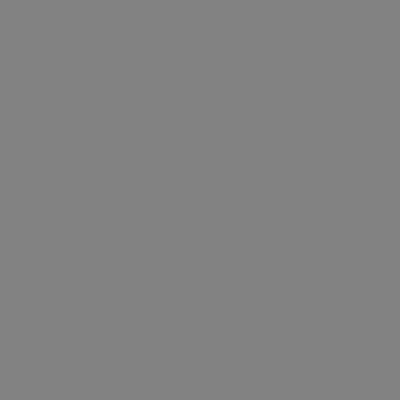
Frame 1 (no input)
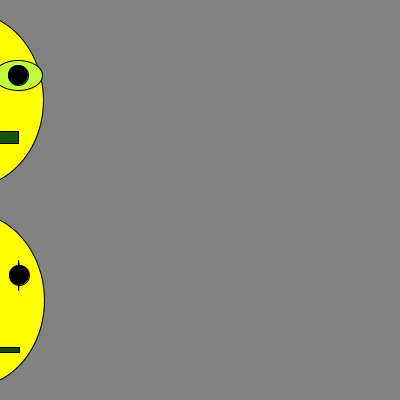
Frame 60 (the mouse pressed at the canvas centre just before this capture)
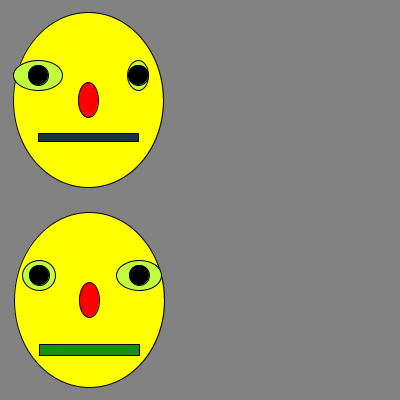
Frame 120 (the mouse held since frame 60 and released just before this capture)

The Processing sketch that drew these frames (run headless with seeded random() and noise(); from frame 60 on, the mouse is pressed at the canvas centre):

// Processing sketch: processing_184930
// ── processing_184930.pde


PImage bg;

float eyel = -200;
float pupl =-200;
float eyer = -100;
float pupr =-100;
float face= -150;
float nose = -150;
float mouth = - 150;


void setup() {
  size(400, 400);
 
}

void draw() {
  background(130);
  float slow_circle_size = 25;

  if (random(10) > 5) {
    slow_circle_size = 30;
  }
  //face
  fill(255,255,0);
  ellipse(face,100,150,175);
  
  //nose
  fill(255,0,0);
 ellipse(nose,100,20,35);
 
   //mouth
  fill(random(30),random(200),random(75));
  rectMode(CENTER);
 rect(mouth,137.5,100,random(25));
 

  //left eye
  fill(#C1FF3E);
  ellipse(eyel, 75, random(75), slow_circle_size);
  
  fill(0);
  ellipse(pupl, 75, 20, 20);
  
  //right eye
 fill(#C1FF3E);
  ellipse(eyer,75, random(75), slow_circle_size);
  fill(0);
  ellipse(pupr, 75, 20, 20);


  eyel = eyel + 1;
  if (eyel >500) {
    eyel = -200;
  }

pupl = pupl + 1;
  if (pupl > 500) {
    pupl = -200;
  }
  
  eyer = eyer + 1;
  if (eyer > 600) {
    eyer =-100;
  }

 pupr = pupr + 1;
  if (pupr > 600) {
    pupr = -100;
  }
   face = face + 1;
  if (face >550) {
   face = -150;
  }
     nose = nose + 1;
  if (nose >550) {
   nose = -150;
  }
       mouth = mouth + 1;
  if (mouth >550) {
  mouth = -150;
  }
  
  
  
  
  

  if (random(10) > 5) {
    slow_circle_size = 30;
  }
  //face
  fill(255,255,0);
  ellipse(face,300,150,175);
  
  //nose
  fill(255,0,0);
 ellipse(nose,300,20,35);
 
   //mouth
  fill(random(30),random(200),random(75));
  rectMode(CENTER);
 rect(mouth,350,100,random(25));
 

  //left eye
  fill(#C1FF3E);
  ellipse(eyel, 275, random(75), slow_circle_size);
  
  fill(0);
  ellipse(pupl, 275, 20, 20);
  
  //right eye
 fill(#C1FF3E);
  ellipse(eyer,275, random(75), slow_circle_size);
  fill(0);
  ellipse(pupr, 275, 20, 20);


  eyel = eyel + 1;
  if (eyel >500) {
    eyel = -200;
  }

pupl = pupl + 1;
  if (pupl > 500) {
    pupl = -200;
  }
  
  eyer = eyer + 1;
  if (eyer > 600) {
    eyer =-100;
  }

 pupr = pupr + 1;
  if (pupr > 600) {
    pupr = -100;
  }
   face = face + 1;
  if (face >550) {
   face = -150;
  }
     nose = nose + 1;
  if (nose >550) {
   nose = -150;
  }
       mouth = mouth + 1;
  if (mouth >550) {
  mouth = -150;
  }
   
}
  
